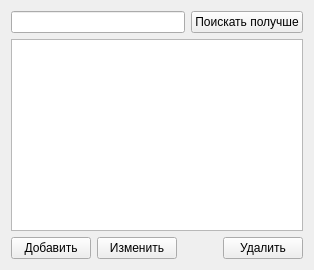
            <widget class="QWidget" name="tab_record_search">
             <attribute name="title">
              <string>По записям</string>
             </attribute>
             <layout class="QVBoxLayout" name="verticalLayout_6">
              <item>
               <layout class="QHBoxLayout" name="horizontalLayout_9">
                <item>
                 <widget class="QLineEdit" name="lineEdit_SearchHashKnBase">
                  <property name="minimumSize">
                   <size>
                    <width>0</width>
                    <height>0</height>
                   </size>
                  </property>
                  <property name="maximumSize">
                   <size>
                    <width>1000</width>
                    <height>1000</height>
                   </size>
                  </property>
                 </widget>
                </item>
                <item>
                 <widget class="QPushButton" name="pushButton_KnBaseRunRecordSearch">
                  <property name="text">
                   <string>Поискать получше</string>
                  </property>
                 </widget>
                </item>
               </layout>
              </item>
              <item>
               <widget class="QListView" name="listView_KnBase">
                <property name="maximumSize">
                 <size>
                  <width>380</width>
                  <height>16777215</height>
                 </size>
                </property>
               </widget>
              </item>
              <item>
               <layout class="QHBoxLayout" name="horizontalLayout_10">
                <item>
                 <widget class="QPushButton" name="pushButton_AddNoteKnBase">
                  <property name="text">
                   <string>Добавить</string>
                  </property>
                 </widget>
                </item>
                <item>
                 <widget class="QPushButton" name="pushButton_EditNoteKnBase">
                  <property name="text">
                   <string>Изменить</string>
                  </property>
                 </widget>
                </item>
                <item>
                 <spacer name="horizontalSpacer_4">
                  <property name="orientation">
                   <enum>Qt::Horizontal</enum>
                  </property>
                  <property name="sizeHint" stdset="0">
                   <size>
                    <width>40</width>
                    <height>20</height>
                   </size>
                  </property>
                 </spacer>
                </item>
                <item>
                 <widget class="QPushButton" name="pushButton_DeleteNoteKnBase">
                  <property name="text">
                   <string>Удалить</string>
                  </property>
                 </widget>
                </item>
               </layout>
              </item>
             </layout>
            </widget>
